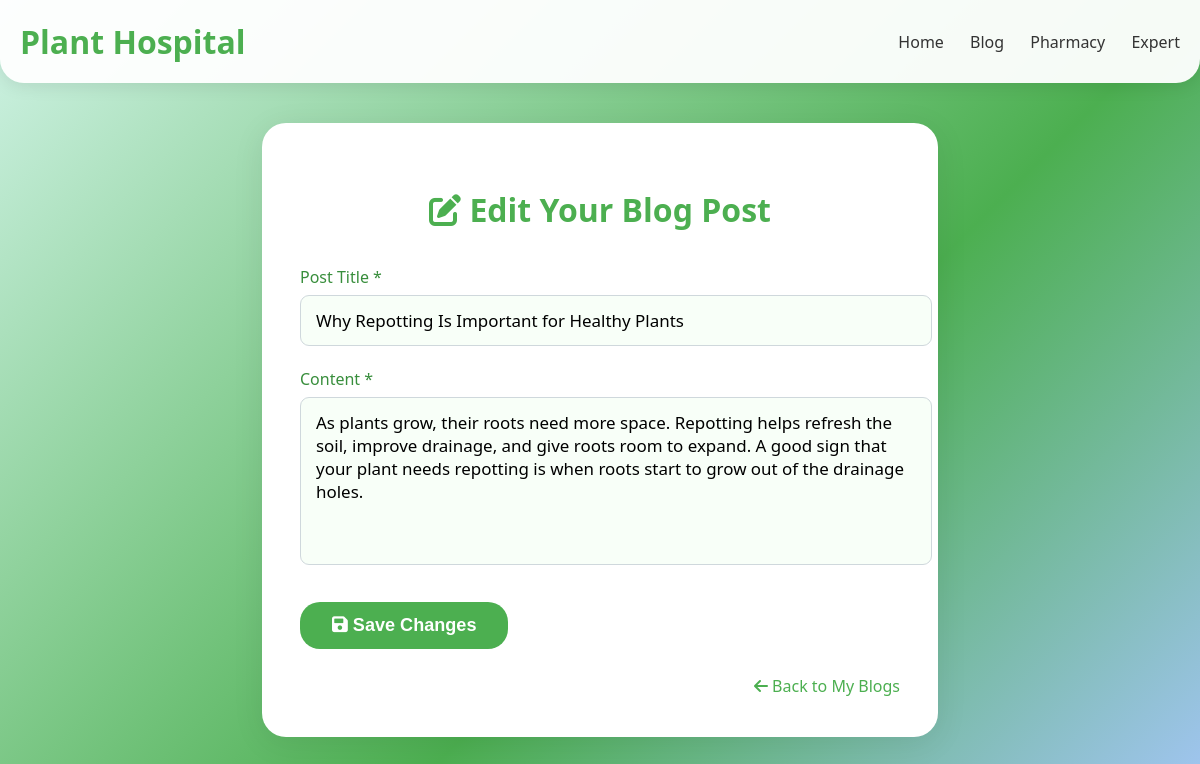
The page /blog/edit/5 (signed in) on the database its author committed.
### tables this page shows
CREATE TABLE post (
  id INTEGER PRIMARY KEY AUTOINCREMENT,
  author_id INTEGER NOT NULL,
  created TIMESTAMP NOT NULL DEFAULT CURRENT_TIMESTAMP,
  title TEXT NOT NULL,
  body TEXT NOT NULL,
  FOREIGN KEY (author_id) REFERENCES user (id)
);

### flaskr/blog.py (the view, shortened to what this page needs)
@bp.route('/edit/<int:id>', methods=('GET', 'POST'))
def edit(id):
    db = get_db()
    post = db.execute(
        'SELECT * FROM post WHERE id = ? AND author_id = ?', (id, g.user['id'])
    ).fetchone()
    if post is None:
        return "Not found or no permission", 404
    return render_template('blog/edit.html', post=post)

### flaskr/auth.py (called while the page is built)
@bp.before_app_request
def load_logged_in_user():
    user_id = session.get('user_id')
    if user_id is None:
        g.user = None
    else:
        g.user = get_db().execute(
            'SELECT * FROM user WHERE id = ?', (user_id,)
        ).fetchone()

### flaskr/db.py (called while the page is built)
def get_db():
    if 'db' not in g:
        g.db = sqlite3.connect(
            current_app.config['DATABASE'],
            detect_types=sqlite3.PARSE_DECLTYPES
        )
        g.db.row_factory = sqlite3.Row
    return g.db

### flaskr/templates/blog/edit.html (shortened to what this page needs)
<!DOCTYPE html>
<html lang="en">
  <head>
    <link
      rel="stylesheet"
      href="https://cdnjs.cloudflare.com/ajax/libs/font-awesome/6.0.0-beta3/css/all.min.css"
    />
  </head>
  <body>
    <header class="blog-header">
      <div class="container">
        <div class="logo">
          <h1>Plant Hospital</h1>
        </div>
        <nav class="blog-nav">
          <a href="{{ url_for('home') }}">Home</a>
          <a href="{{ url_for('blog.index') }}">Blog</a>
          <a href="{{ url_for('pharmacy') }}">Pharmacy</a>
          <a href="{{ url_for('expert_consultation') }}">Expert</a>
        </nav>
      </div>
    </header>
    <div class="main-content">
      <h2 class="blog-title">
        <i class="fas fa-edit"></i> Edit Your Blog Post
      </h2>
      <form method="POST">
        <div class="form-group">
          <label for="title">Post Title *</label>
          <input
            type="text"
            name="title"
            id="title"
            maxlength="120"
            required
            value="{% if request.form.title is defined %}{{ request.form.title }}{% else %}{{ post['title'] }}{% endif %}"
          />
        </div>
        <div class="form-group">
          <label for="body">Content *</label>
          <textarea
            name="body"
            id="body"
            required
            maxlength="5000"
            placeholder="Share your experience, tips, or plant care knowledge here..."
          >
{% if request.form.body is defined %}{{ request.form.body }}{% else %}{{ post['body'] }}{% endif %}</textarea
          >
        </div>
        <button type="submit" class="btn-submit">
          <i class="fas fa-save"></i> Save Changes
        </button>
      </form>
      <div class="form-footer">
        <a href="{{ url_for('blog.my_blogs') }}"
          ><i class="fas fa-arrow-left"></i> Back to My Blogs</a
        >
      </div>
    </div>
  </body>
</html>

### flaskr/templates/blog/edit.html (style rules this page uses)
body { font-family: "Segoe UI", Tahoma, Geneva, Verdana, sans-serif; background: linear-gradient( 135deg, #d0f3e6 0%, #4caf50 60%, #a2c5f4 100% ); min-height: 100vh; margin: 0; color: #333; }
.blog-header { background: rgba(255, 255, 255, 0.95); padding: 20px 0; box-shadow: 0 2px 18px rgba(0, 0, 0, 0.1); border-radius: 0 0 24px 24px; position: sticky; top: 0; z-index: 100; }
.blog-header .container { display: flex; justify-content: space-between; align-items: center; max-width: 1200px; margin: 0 auto; padding: 0 20px; }
.logo h1 { color: #4caf50; font-size: 2rem; font-weight: 700; margin: 0; }
.blog-nav a { color: #333; text-decoration: none; margin-left: 22px; font-weight: 500; transition: color 0.2s; }
.main-content { max-width: 600px; margin: 40px auto 0 auto; background: white; border-radius: 24px; box-shadow: 0 6px 32px rgba(0, 0, 0, 0.08); padding: 38px 38px 40px 38px; }
.blog-title { text-align: center; color: #4caf50; font-size: 2rem; font-weight: 700; margin-bottom: 18px; }
form { margin-top: 35px; }
.form-group { margin-bottom: 22px; }
label { display: block; font-weight: 500; margin-bottom: 7px; color: #388e3c; }
input[type="text"], textarea { width: 100%; padding: 13px 15px; border-radius: 9px; border: 1.5px solid #cfd8dc; font-size: 1.06rem; background: #f8fff8; transition: border-color 0.2s; font-family: inherit; resize: none; }
textarea { min-height: 140px; max-height: 400px; }
.btn-submit { background: #4caf50; color: white; border: none; border-radius: 20px; padding: 13px 32px; font-weight: 600; font-size: 1.13rem; cursor: pointer; transition: background 0.22s; margin-top: 10px; display: inline-block; }
.form-footer { margin-top: 26px; text-align: right; }
.form-footer a { color: #4caf50; text-decoration: none; font-size: 1rem; font-weight: 500; transition: color 0.2s; }

### rows shown on the page
post: title "Why Repotting Is Important for Healthy Plants", body "As plants grow, their roots need more space. Repotting helps refresh the soil, improve drainage, and give roots room to expand. A good sign that your plant needs repotting is when roots start to grow out of the drainage holes."
